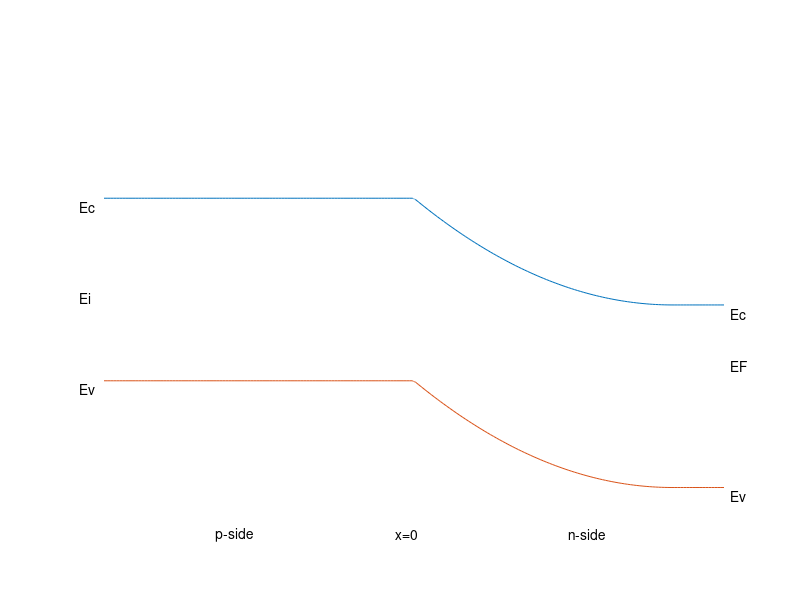

MATLAB code for this plot:
% Equilibrium Energy Band Diagram Generator
%(Si, 300K, nondegenerately doped step junction)

%Constants
T=300;        % Temperature in Kelvin
k=8.617e-5;   % Boltzmann constant (eV/K)
e0=8.85e-14;  % permittivity of free space (F/cm)
q=1.602e-19;  % charge on an electron (coul)
KS=11.8;      % Dielectric constant of Si at 300K
ni=1.0e10;    % intrinsic carrier conc. in Silicon at 300K (cm^-3)
EG=1.12;      % Silicon band gap (eV)

%Control constants
xleft = -3.5e-4;   % Leftmost x position
xright = -xleft;   % Rightmost x position
% NA=input ('Please enter p-side doping (cm^-3), NA = ');
% ND=input ('Please enter n-side doping (cm^-3), ND = ');
NA = 1e17;
ND = 1e14;
%Computations
Vbi=k*T*log((NA*ND)/ni^2); 
xN=sqrt(2*KS*e0/q*NA*Vbi/(ND*(NA+ND)));    % Depletion width n-side
xP=sqrt(2*KS*e0/q*ND*Vbi/(NA*(NA+ND)));    % Depletion width p-side
x = linspace(xleft, xright, 200);
Vx1=(Vbi-q*ND.*(xN-x).^2/(2*KS*e0).*(x<=xN)).*(x>=0); 
Vx2=0.5*q*NA.*(xP+x).^2/(KS*e0).*( x>=-xP & x<0 );
Vx=Vx1+Vx2;     % V as a function of x
VMAX = 3;                        % Maximium Plot Voltage
EF=Vx(1)+VMAX/2-k*T*log(NA/ni);  % Fermi level

%Plot Diagram
close
plot ( x, -Vx+EG/2+VMAX/2);
axis ([xleft xright 0 VMAX]);
axis ('off');  hold on
plot ( x, -Vx-EG/2+VMAX/2);
plot ( x, -Vx+VMAX/2,'w:');
plot ( [xleft xright], [ EF EF ], 'w' );
plot ( [ 0 0 ], [ 0.15 VMAX-0.5 ], 'w--' );
text(xleft*1.08,(-Vx(1)+EG/2+VMAX/2-.05),'Ec');
text(xright*1.02,(-Vx(200)+EG/2+VMAX/2-.05),'Ec');
text(xleft*1.08,(-Vx(1)-EG/2+VMAX/2-.05),'Ev');
text(xright*1.02,(-Vx(200)-EG/2+VMAX/2-.05),'Ev');
text(xleft*1.08,(-Vx(1)+VMAX/2-.05),'Ei');
text(xright*1.02, EF-.05,'EF');
set(gca,'DefaultTextUnits','normalized')
text(.18, 0,'p-side');
text ( .47, 0, 'x=0');
text(.75, 0,'n-side');
set(gca,'DefaultTextUnits','data')
hold off



